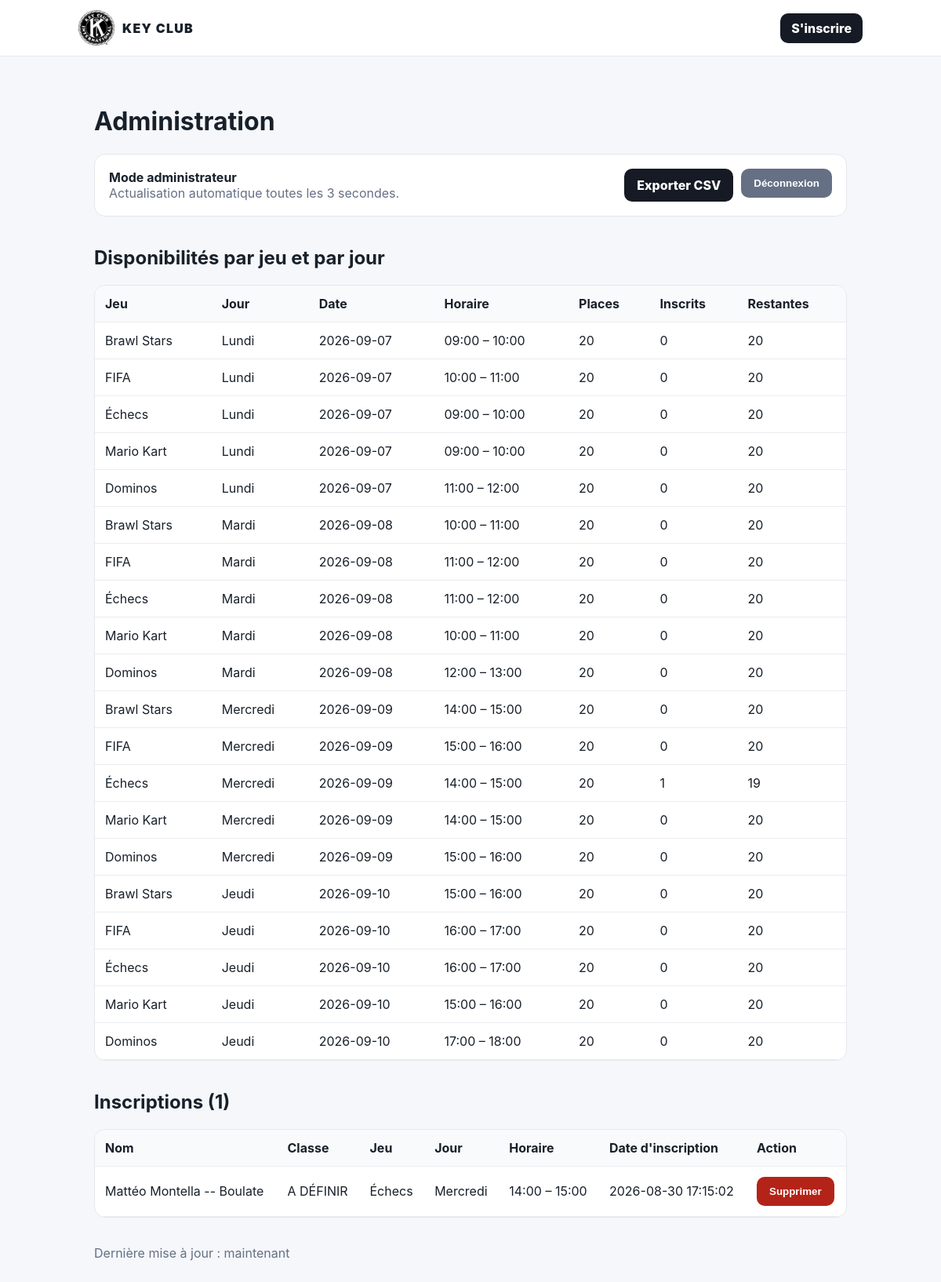
The app's page /admin (signed in), older data.
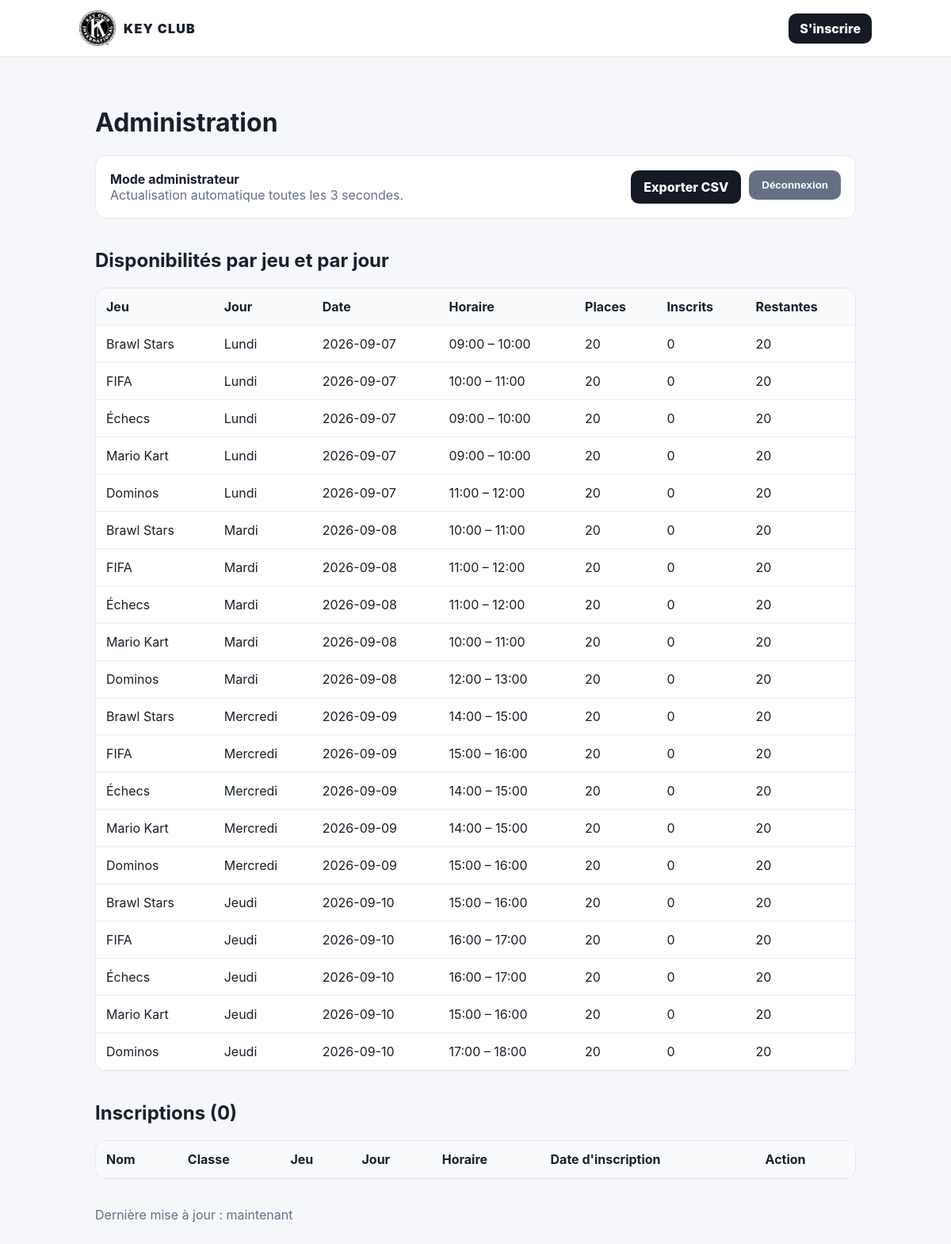
The same page, newer data.
### tables this page shows
CREATE TABLE game_days (
    id INTEGER PRIMARY KEY AUTOINCREMENT,
    game_id INTEGER NOT NULL,
    day_id INTEGER NOT NULL,
    capacity INTEGER NOT NULL CHECK(capacity > 0),
    start_time TEXT,
    end_time TEXT,
    UNIQUE(game_id, day_id),
    FOREIGN KEY(game_id) REFERENCES games(id) ON DELETE CASCADE,
    FOREIGN KEY(day_id) REFERENCES event_days(id) ON DELETE CASCADE
);

CREATE TABLE games (
    id INTEGER PRIMARY KEY AUTOINCREMENT,
    name TEXT NOT NULL UNIQUE,
    slug TEXT NOT NULL UNIQUE,
    description TEXT DEFAULT ''
);

CREATE TABLE event_days (
    id INTEGER PRIMARY KEY AUTOINCREMENT,
    label TEXT NOT NULL,
    event_date TEXT NOT NULL UNIQUE
);

CREATE TABLE registrations (
    id INTEGER PRIMARY KEY AUTOINCREMENT,
    game_day_id INTEGER NOT NULL,
    first_name TEXT NOT NULL,
    last_name TEXT NOT NULL,
    class_name TEXT NOT NULL,
    cancel_token TEXT NOT NULL UNIQUE,
    created_at TEXT NOT NULL DEFAULT CURRENT_TIMESTAMP,
    FOREIGN KEY(game_day_id) REFERENCES game_days(id) ON DELETE CASCADE
);

### app.py (the view, shortened to what this page needs)
@app.route("/admin", methods=["GET", "POST"])
def admin():
    if not session.get("admin"):
        return render_template("admin.html", login=True)
    data = admin_data()
    return render_template("admin.html", days=data["days"], registrations=data["registrations"])

### app.py (called while the page is built, shortened)
def get_db():
    return DBConnection()

def current_registrations():
    person = session.get("person")
    if not person:
        return []

@app.context_processor
def navigation_context():
    return {"nav_has_registrations": bool(current_registrations())}

    def _sql(self, query):
        return query.replace("?", "%s") if self.postgres else query

    def execute(self, query, params=()):
        return self.conn.execute(self._sql(query), params)

    def close(self):
        self.conn.close()

### templates/admin.html (shortened to what this page needs)
{% extends "base.html" %}
{% block content %}
<main class="container">
  <h1>Administration</h1>
  {% if login %}
    {% if error %}<div class="alert error">{{ error }}</div>{% endif %}
    <form method="post" class="form narrow-form">
      <label>Identifiant
        <input type="text" name="username" autocomplete="username" required>
      </label>
      <label>Mot de passe
        <input type="password" name="password" autocomplete="current-password" required>
      </label>
      <button class="button">Connexion administrateur</button>
    </form>
  {% else %}
    <div class="admin-status">
      <div><strong>Mode administrateur</strong><br><span class="muted">Actualisation automatique toutes les 3 secondes.</span></div>
      <div class="admin-actions">
        <a class="button" href="{{ url_for('export_csv') }}">Exporter CSV</a>
        <form method="post" action="{{ url_for('logout') }}"><button class="button secondary">Déconnexion</button></form>
      </div>
    </div>
    <h2>Disponibilités par jeu et par jour</h2>
    <div class="table-wrap"><table>
      <thead><tr><th>Jeu</th><th>Jour</th><th>Date</th><th>Horaire</th><th>Places</th><th>Inscrits</th><th>Restantes</th></tr></thead>
      <tbody id="days-body">
      {% for d in days %}
      <tr><td>{{ d.game_name }}</td><td>{{ d.label }}</td><td>{{ d.event_date }}</td><td>{{ d.start_time }} – {{ d.end_time }}</td><td>{{ d.capacity }}</td><td>{{ d.registered }}</td><td>{{ d.remaining }}</td></tr>
      {% endfor %}
      </tbody>
    </table></div>
    <h2>Inscriptions <span id="registration-count">({{ registrations|length }})</span></h2>
    <div class="table-wrap"><table>
      <thead><tr><th>Nom</th><th>Classe</th><th>Jeu</th><th>Jour</th><th>Horaire</th><th>Date d'inscription</th><th>Action</th></tr></thead>
      <tbody id="registrations-body">
      {% for r in registrations %}
      <tr data-registration-id="{{ r.id }}"><td>{{ r.first_name|title }} {{ r.last_name|title }}</td><td>{{ r.class_name|upper }}</td><td>{{ r.game_name }}</td><td>{{ r.label }}</td><td>{{ r.start_time }} – {{ r.end_time }}</td><td>{{ r.created_at }}</td><td><button class="button danger delete-registration" data-id="{{ r.id }}" type="button">Supprimer</button></td></tr>
      {% endfor %}
      </tbody>
    </table></div>
    <p class="muted" id="last-update">Dernière mise à jour : maintenant</p>
  {% endif %}
</main>
{% endblock %}

Row changes from the older to the newer data that the page shows:
removed registrations: first_name "Mattéo", last_name "Montella -- Boulate", class_name "A DÉFINIR", game_name "Échecs", label "Mercredi", start_time "14:00", end_time "15:00", created_at "2026-08-30 17:15:02"
computed for game_days (number 13 of 20 on the later page): registered "1" → "0"; remaining "19" → "20"
Text that changed along with them:
{{ registrations|length }}: "1" → "0"
